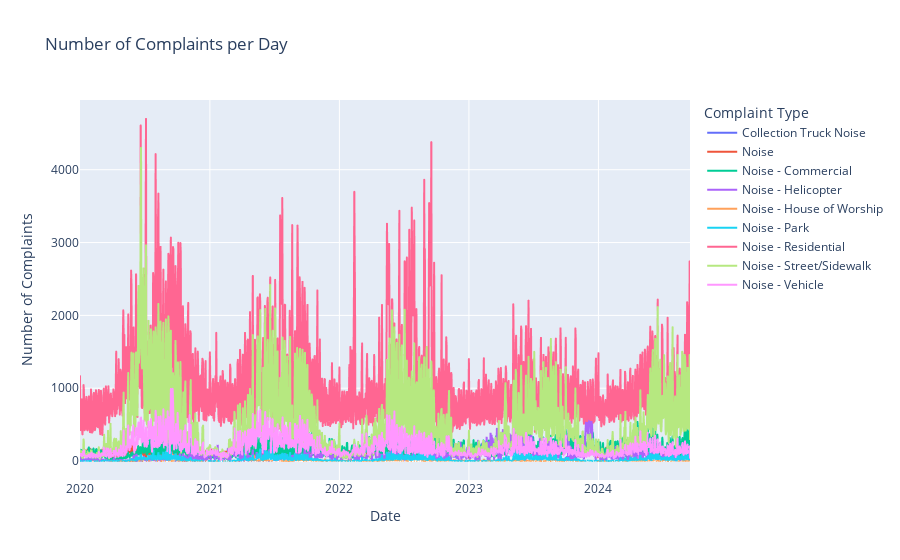

The notebook cell this image was saved under:
### Code cell
# plot the complaints for each type in the same plot with different colors and the x is the date
import plotly.express as px

# Ensure Created Date is in datetime format and group by date and complaint type
data.loc[:, 'Created Date'] = pd.to_datetime(data['Created Date']).dt.date


# Group the data by 'Created Date' and 'Complaint Type', counting the occurrences
complaint_data = data.groupby(['Created Date', 'Complaint Type']).size().unstack()

# Create the interactive line plot using plotly.express
fig = px.line(complaint_data, 
              x=complaint_data.index, 
              y=complaint_data.columns,
              labels={'value': 'Number of Complaints', 'index': 'Date'},
              title='Number of Complaints per Day')

# Customize the layout for better display
fig.update_layout(xaxis_title='Date', yaxis_title='Number of Complaints')

# Show the plot
fig.show()

### Figure 1 — Plotly figure (JSON) as saved in the notebook; plotly's stock layout.template omitted (floating-point values rounded to 4 significant figures; data arrays with more than 128 entries replaced by an {"elided": "..."} marker saying what was removed)
{"data": [{"hovertemplate": "Complaint Type=Collection Truck Noise<br>Created Date=%{x}<br>Number of Complaints=%{y}<extra></extra>", "legendgroup": "Collection Truck Noise", "line": {"color": "#636efa", "dash": "solid"}, "marker": {"symbol": "circle"}, "mode": "lines", "name": "Collection Truck Noise", "showlegend": true, "type": "scattergl", "x": {"elided": "1720 str values"}, "xaxis": "x", "y": {"elided": "1720 int values"}, "yaxis": "y"}, {"hovertemplate": "Complaint Type=Noise<br>Created Date=%{x}<br>Number of Complaints=%{y}<extra></extra>", "legendgroup": "Noise", "line": {"color": "#EF553B", "dash": "solid"}, "marker": {"symbol": "circle"}, "mode": "lines", "name": "Noise", "showlegend": true, "type": "scattergl", "x": {"elided": "1720 str values"}, "xaxis": "x", "y": {"elided": "1720 int values"}, "yaxis": "y"}, {"hovertemplate": "Complaint Type=Noise - Commercial<br>Created Date=%{x}<br>Number of Complaints=%{y}<extra></extra>", "legendgroup": "Noise - Commercial", "line": {"color": "#00cc96", "dash": "solid"}, "marker": {"symbol": "circle"}, "mode": "lines", "name": "Noise - Commercial", "showlegend": true, "type": "scattergl", "x": {"elided": "1720 str values"}, "xaxis": "x", "y": {"elided": "1720 int values"}, "yaxis": "y"}, {"hovertemplate": "Complaint Type=Noise - Helicopter<br>Created Date=%{x}<br>Number of Complaints=%{y}<extra></extra>", "legendgroup": "Noise - Helicopter", "line": {"color": "#ab63fa", "dash": "solid"}, "marker": {"symbol": "circle"}, "mode": "lines", "name": "Noise - Helicopter", "showlegend": true, "type": "scattergl", "x": {"elided": "1720 str values"}, "xaxis": "x", "y": {"elided": "1720 int values"}, "yaxis": "y"}, {"hovertemplate": "Complaint Type=Noise - House of Worship<br>Created Date=%{x}<br>Number of Complaints=%{y}<extra></extra>", "legendgroup": "Noise - House of Worship", "line": {"color": "#FFA15A", "dash": "solid"}, "marker": {"symbol": "circle"}, "mode": "lines", "name": "Noise - House of Worship", "showlegend": true, "type": "scattergl", "x": {"elided": "1720 str values"}, "xaxis": "x", "y": {"elided": "1720 int values"}, "yaxis": "y"}, {"hovertemplate": "Complaint Type=Noise - Park<br>Created Date=%{x}<br>Number of Complaints=%{y}<extra></extra>", "legendgroup": "Noise - Park", "line": {"color": "#19d3f3", "dash": "solid"}, "marker": {"symbol": "circle"}, "mode": "lines", "name": "Noise - Park", "showlegend": true, "type": "scattergl", "x": {"elided": "1720 str values"}, "xaxis": "x", "y": {"elided": "1720 int values"}, "yaxis": "y"}, {"hovertemplate": "Complaint Type=Noise - Residential<br>Created Date=%{x}<br>Number of Complaints=%{y}<extra></extra>", "legendgroup": "Noise - Residential", "line": {"color": "#FF6692", "dash": "solid"}, "marker": {"symbol": "circle"}, "mode": "lines", "name": "Noise - Residential", "showlegend": true, "type": "scattergl", "x": {"elided": "1720 str values"}, "xaxis": "x", "y": {"elided": "1720 int values"}, "yaxis": "y"}, {"hovertemplate": "Complaint Type=Noise - Street/Sidewalk<br>Created Date=%{x}<br>Number of Complaints=%{y}<extra></extra>", "legendgroup": "Noise - Street/Sidewalk", "line": {"color": "#B6E880", "dash": "solid"}, "marker": {"symbol": "circle"}, "mode": "lines", "name": "Noise - Street/Sidewalk", "showlegend": true, "type": "scattergl", "x": {"elided": "1720 str values"}, "xaxis": "x", "y": {"elided": "1720 int values"}, "yaxis": "y"}, {"hovertemplate": "Complaint Type=Noise - Vehicle<br>Created Date=%{x}<br>Number of Complaints=%{y}<extra></extra>", "legendgroup": "Noise - Vehicle", "line": {"color": "#FF97FF", "dash": "solid"}, "marker": {"symbol": "circle"}, "mode": "lines", "name": "Noise - Vehicle", "showlegend": true, "type": "scattergl", "x": {"elided": "1720 str values"}, "xaxis": "x", "y": {"elided": "1720 int values"}, "yaxis": "y"}], "layout": {"legend": {"title": {"text": "Complaint Type"}, "tracegroupgap": 0}, "title": {"text": "Number of Complaints per Day"}, "xaxis": {"anchor": "y", "domain": [0, 1], "title": {"text": "Date"}}, "yaxis": {"anchor": "x", "domain": [0, 1], "title": {"text": "Number of Complaints"}}}}
